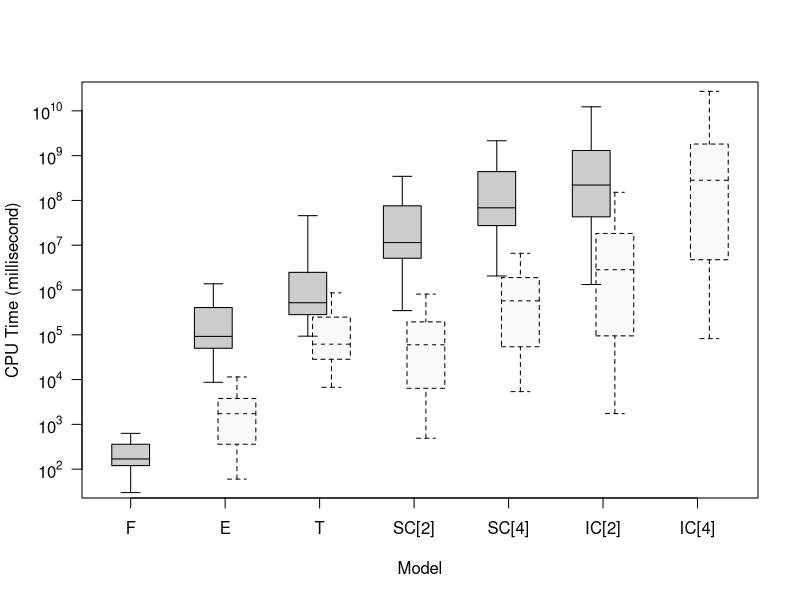

Here is the R script that generated this plot:
#################
# R code for analyzing output and plot figures
# v2.0 (organized on 2013-11-11)
# for Figure A.1b in the paper
# published on https://github.com/tong-wang/NVLearning
#################

#NEED TO FIRST SET R WORKING DIRECTORY TO WHERE THE FILES ARE LOCATED!!!
setwd("~/Dropbox/Research/CensoredDemand/NVLearning.git/output/serial_benchmark/")


#read the output files
data_F <- read.table("NVLearning_Full.serial.txt", header=TRUE)[c("c", "alpha", "beta", "CPUTime_F")]
data_E <- read.table("NVLearning_Event.serial.txt", header=TRUE)[c("c", "alpha", "beta", "CPUTime_E")]
data_Em <- read.table("NVLearning_Event_myopic.serial.txt", header=TRUE)[c("c", "alpha", "beta", "CPUTime_Em")]
data_T <- read.table("NVLearning_Timing.serial.txt", header=TRUE)[c("c", "alpha", "beta", "CPUTime_T")]
data_Tm <- read.table("NVLearning_Timing_myopic.serial.txt", header=TRUE)[c("c", "alpha", "beta", "CPUTime_Tm")]
data_B2 <- read.table("NVLearning_CheckpointB.M2.serial.txt", header=TRUE)[c("c", "alpha", "beta", "CPUTime_B2")]
data_B2m <- read.table("NVLearning_CheckpointB_myopic.M2.serial.txt", header=TRUE)[c("c", "alpha", "beta", "CPUTime_B2m")]
data_B4 <- read.table("NVLearning_CheckpointB.M4.serial.txt", header=TRUE)[c("c", "alpha", "beta", "CPUTime_B4")]
data_B4m <- read.table("NVLearning_CheckpointB_myopic.M4.serial.txt", header=TRUE)[c("c", "alpha", "beta", "CPUTime_B4m")]
data_A2 <- read.table("NVLearning_CheckpointA.M2.serial.txt", header=TRUE)[c("c", "alpha", "beta", "CPUTime_A2")]
data_A2m <- read.table("NVLearning_CheckpointA_myopic.M2.serial.txt", header=TRUE)[c("c", "alpha", "beta", "CPUTime_A2m")]
#data_A4 <- read.table("NVLearning_CheckpointA.M4.serial.txt", header=TRUE)[c("c", "alpha", "beta", "CPUTime_A4")]
data_A4m <- read.table("NVLearning_CheckpointA_myopic.M4.serial.txt", header=TRUE)[c("c", "alpha", "beta", "CPUTime_A4m")]



#merge into one data frame
data <- merge(data_F, data_Em, by=c("c", "alpha", "beta"))
data <- merge(data, data_E, by=c("c", "alpha", "beta"))
data <- merge(data, data_Tm, by=c("c", "alpha", "beta"))
data <- merge(data, data_T, by=c("c", "alpha", "beta"))
data <- merge(data, data_B2m, by=c("c", "alpha", "beta"))
data <- merge(data, data_B2, by=c("c", "alpha", "beta"))
data <- merge(data, data_B4m, by=c("c", "alpha", "beta"))
data <- merge(data, data_B4, by=c("c", "alpha", "beta"))
data <- merge(data, data_A2m, by=c("c", "alpha", "beta"))
data <- merge(data, data_A2, by=c("c", "alpha", "beta"))
data <- merge(data, data_A4m, by=c("c", "alpha", "beta"))
#data <- merge(data, data_A4, by=c("c", "alpha", "beta")) 

colnames(data) <- c("c", "alpha", "beta", "F", "Em", "E",  "Tm", "T", "SC[2]m", "SC[2]", "SC[4]m", "SC[4]", "IC[2]m", "IC[2]", "IC[4]m") #, "IC[4]")

#reshape data
require("reshape2")
data.long <- melt(data=data, id.vars=c("c","alpha", "beta"), variable.name="Model", value.name="CPUTime")


pdf('Figure-CPUTime.pdf', width = 8, height = 8)

    boxplot(log10(CPUTime) ~ Model, data=data.long, xlab="Model", ylab="CPU Time (millisecond)", range=0,
        xaxt="n", yaxt="n", ylim=c(1.7, 10.3),
        at=c(1, 3.25,2.75, 5.25,4.75, 7.25,6.75, 9.25,8.75, 11.25,10.75, 13.25), #,12.75),
        boxlty=c(1, 2,1, 2,1, 2,1, 2,1, 2,1, 2), #,1) 
        boxfill=c("grey80", "grey98","grey80", "grey98","grey80", "grey98","grey80", "grey98","grey80", "grey98","grey80", "grey98"), #,"grey80"), 
        medlty=c(1, 2,1, 2,1, 2,1, 2,1, 2,1,  2), #,1), 
        medlwd=c(1, 1,1, 1,1, 1,1, 1,1, 1,1, 1), #,1),
        #medcol=c("grey40", "grey40", "grey70","grey40", "grey70","grey40", "grey70","grey40", "grey70","grey40"), 
        whisklty=c(1, 2,1, 2,1, 2,1, 2,1, 2,1, 2), #,1), 
        staplelty=c(1, 2,1, 2,1, 2,1, 2,1, 2,1, 2) #,1),
    )

    axis(side=1, at=c(1, 3, 5, 7, 9, 11, 13), labels=c("F","E","T","SC[2]","SC[4]", "IC[2]", "IC[4]"))
    axis(side=2, at=seq(2, 10, 1), labels=parse(text=paste("10^", seq(2, 10, 1), sep="")), las=1)

dev.off()
